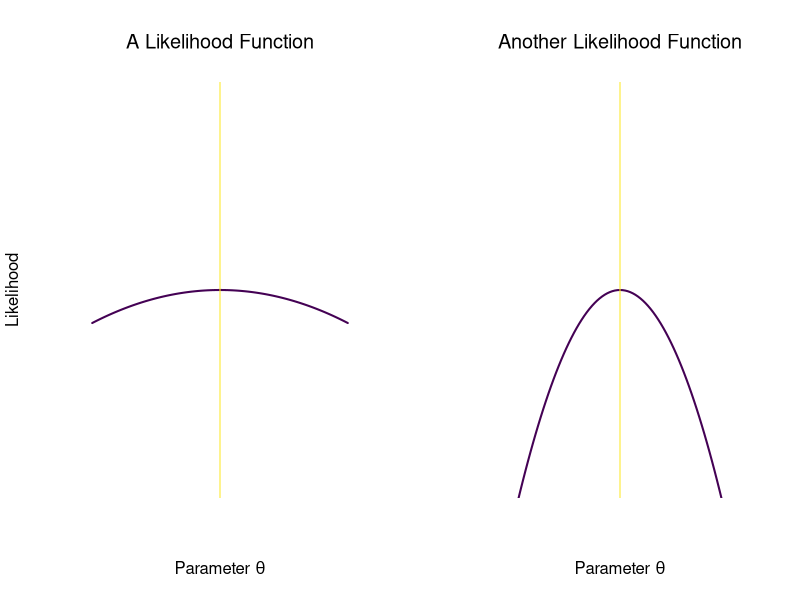
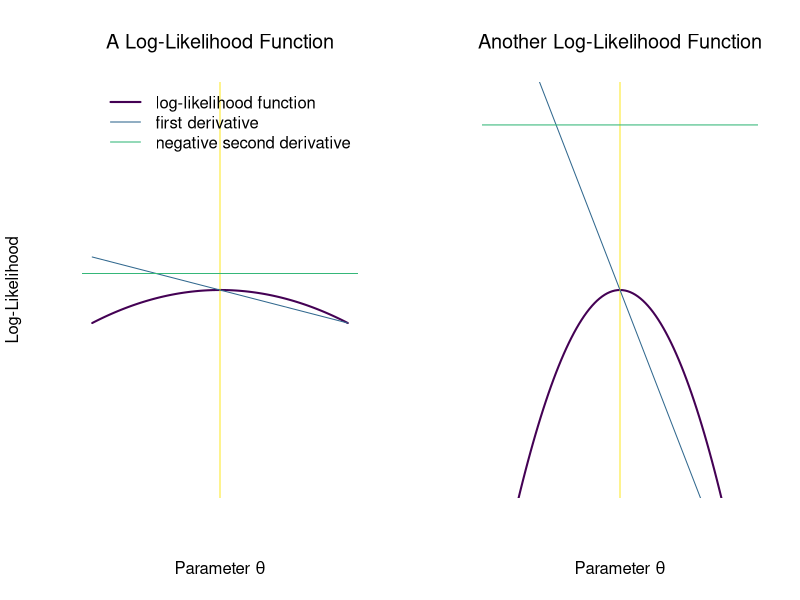
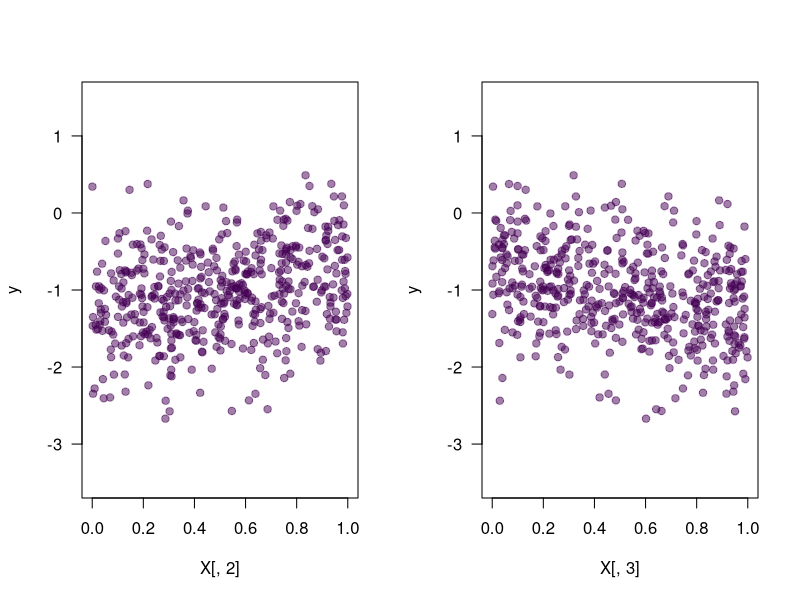
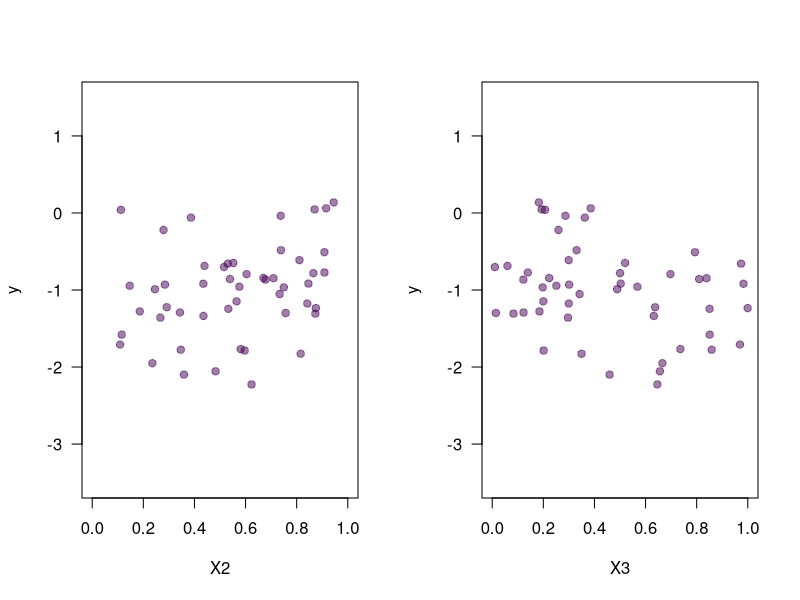
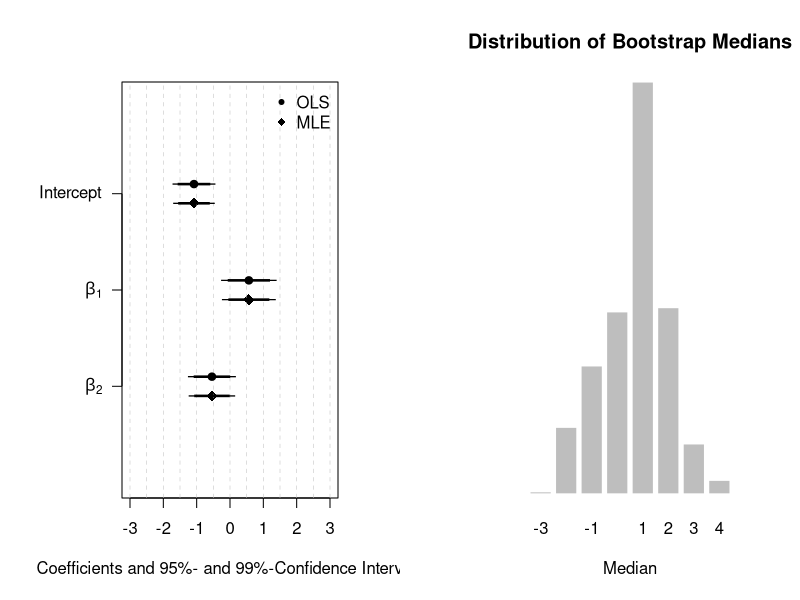
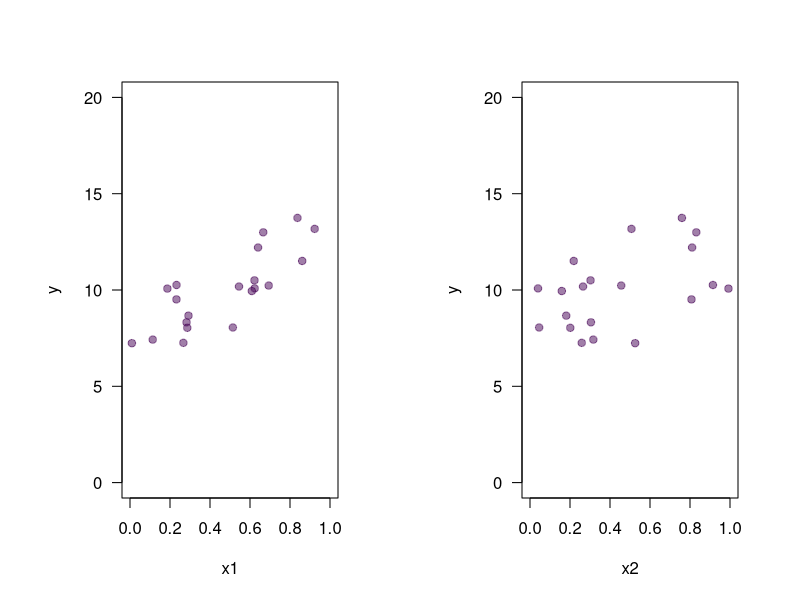

The R script that drew these images, in order:
## ---- chunk 1
# The first line sets an option for the final document that can be produced from
# the .Rmd file. Don't worry about it.
knitr::opts_chunk$set(echo = TRUE)

# The next bit (lines 50-69) is quite powerful and useful. 
# First you define which packages you need for your analysis and assign it to 
# the p_needed object. 
p_needed <-
  c("viridis", "knitr")

# Now you check which packages are already installed on your computer.
# The function installed.packages() returns a vector with all the installed 
# packages.
packages <- rownames(installed.packages())
# Then you check which of the packages you need are not installed on your 
# computer yet. Essentially you compare the vector p_needed with the vector
# packages. The result of this comparison is assigned to p_to_install.
p_to_install <- p_needed[!(p_needed %in% packages)]
# If at least one element is in p_to_install you then install those missing
# packages.
if (length(p_to_install) > 0) {
  install.packages(p_to_install)
}
# Now that all packages are installed on the computer, you can load them for
# this project. Additionally the expression returns whether the packages were
# successfully loaded.
sapply(p_needed, require, character.only = TRUE)
## ---- chunk 2
par(mfrow = c(1, 2))
curve(-0.3*x^2,
      from = -2,
      to = 2,
      main = "A Likelihood Function",
      font.main = 1,
      ylim = c(-7, 7),
      yaxt = "n",
      xaxt = "n",
      ylab = "Likelihood",
      xlab = expression(paste("Parameter ", theta)),
      bty = "n",
      lwd = 2,
      col = viridis(1))
abline(v = 0,
       col = viridis(2)[2])
curve(-3*x^2,
      from = -2,
      to = 2,
      main = "Another Likelihood Function",
      font.main = 1,
      ylim = c(-7, 7),
      yaxt = "n",
      xaxt = "n",
      ylab = "",
      xlab = expression(paste("Parameter ", theta)),
      bty = "n",
      lwd = 2,
      col = viridis(1))
abline(v = 0,
       col = viridis(2)[2])
## ---- chunk 3
par(mfrow = c(1, 2))
curve(-0.3*x^2,
      from = -2,
      to = 2,
      main = "A Log-Likelihood Function",
      font.main = 1,
      ylim = c(-7, 7),
      yaxt = "n",
      xaxt = "n",
      ylab = "Log-Likelihood",
      xlab = expression(paste("Parameter ", theta)),
      bty = "n",
      lwd = 2,
      col = viridis(1))
abline(v = 0,
       col = viridis(4)[4])
curve(2*(-0.3)*x, # first derivative
      add = T,
      col = viridis(4)[2])
abline(h = -2*(-0.3), # second derivative 
       col = viridis(4)[3])
legend("topright",
       legend = c("log-likelihood function",
                  "first derivative",
                  "negative second derivative"),
       col = viridis(4)[c(1:3)],
       lwd = c(2,1,1),
       bty = "n")
curve(-3*x^2,
      from = -2,
      to = 2,
      main = "Another Log-Likelihood Function",
      font.main = 1,
      ylim = c(-7, 7),
      yaxt = "n",
      xaxt = "n",
      ylab = "",
      xlab = expression(paste("Parameter ", theta)),
      bty = "n",
      lwd = 2,
      col = viridis(1))
abline(v = 0,
       col = viridis(4)[4])
curve(2*(-3)*x, 
      add = T,
      col = viridis(4)[2])
abline(h = -2*(-3),
       col = viridis(4)[3])

## ---- chunk 4

ll_linear <- function(theta, y, X) {
  N <- nrow(X) # Number of observations
  k <- ncol(X) # Number of betas
  
  # Subset the parameter vector theta
  beta_hat <- theta[1:k]
  gamma_hat <- theta[k + 1]
  
  # Ensure that sigma2 is positive
  sigma2_hat <- exp(gamma_hat)
  
  # Calculate the residuals
  e <- y - X %*% beta_hat
  
  # Write down the log-likelihood
  
  llik <-
    -1 / 2 * N * log(2 * pi) - 1 / 2 * N * log(sigma2_hat) - 
    ((t(e) %*% e) / (2 * sigma2_hat))
  
  # Return the log-likelihood for optim()
  return(llik)
}
## ---- chunk 5

set.seed(1234)

n <- 500
X <- cbind(1, runif(n), runif(n))
beta <- c(-1, 0.6, -0.6)
sigma2 <- 0.3
e <- rnorm(n, 
           mean = 0, 
           sd = sqrt(sigma2)) # Why do we use the sqrt() here?

y <- X %*% beta + e

# Let's quickly plot the bivariate distributions

par(mfrow = c(1, 2))

plot(X[,2], y,
     xlim = c(0,1),
     ylim = c(-3.5, 1.5),
     pch = 19,
     col = viridis(1, 0.5),
     las = 1)
plot(X[,3], y,
     xlim = c(0,1),
     ylim = c(-3.5, 1.5),
     pch = 19,
     col = viridis(1, 0.5),
     las = 1)

## ---- chunk 6

# starting values for theta
startvals <- c(0, 0, 0, 0)

# optimization
res <- optim(
  startvals,
  ll_linear,
  y = y,
  X = X,
  control = list(fnscale = -1),
  method = "L-BFGS-B",
  hessian = TRUE
)

res$par
beta

exp(res$par[4])
sigma2
## ---- chunk 7
res$hessian
## ---- chunk 8
set.seed(20250314)

# we simulate 50 instead of 500 observations
n <- 50 
X <- cbind(1, runif(n), runif(n))
beta <- c(-1, 0.6, -0.6)
sigma2 <- 0.3
e <- rnorm(n, 
           mean = 0, 
           sd = sqrt(sigma2)) # Why do we use the sqrt() here?

y <- X %*% beta + e


par(mfrow = c(1, 2))
plot(X[,2], y,
     xlim = c(0,1),
     ylim = c(-3.5, 1.5),
     pch = 19,
     xlab = "X2",
     col = viridis(1, 0.5),
     las = 1)
plot(X[,3], y,
     xlim = c(0,1),
     ylim = c(-3.5, 1.5),
     pch = 19,
     xlab = "X3",
     col = viridis(1, 0.5),
     las = 1)
## ---- chunk 9
# starting values for theta
startvals <- c(0, 0, 0, 0)

# optimization
res <- optim(
  startvals,
  ll_linear,
  y = y,
  X = X,
  control = list(fnscale = -1),
  method = "L-BFGS-B",
  hessian = TRUE
) 

mle_se <- sqrt(diag(solve(-res$hessian)))


ols <- lm(y ~ X[, 2] + X[, 3])
ols_se <- coef(summary(ols))[, 2]

out <- cbind(res$par[1:3], mle_se[1:3], coef(ols), ols_se)

colnames(out) <- c("MLE", "ML SE", "OLS", "OLS SE")

out
## ---- chunk 10
par(mar = c(5, 6, 4, 3) + 0.1,
    lend = 1)
offset <- 0.1
plot(x = res$par[1:3],
     y = 3:1 - offset,
     xlim = c(-3, 3),
     pch = 18,
     cex = 1.5,
     ylim = c(0,4),
     yaxt = "n",
     ylab = "",
     xlab = "Coefficients and 95%- and 99%-Confidence Intervals")
abline(v = seq(-3, 3, 0.5),
       lty = "dashed",
       lwd = 0.5,
       col = "grey")
points(x = coef(ols),
       y = 3:1 + offset,
       pch = 20,
       cex = 1.5)
# confidence intervals
segments(x0 = res$par[1:3] + qnorm(0.025, 0, mle_se[1:3]),
         x1 = res$par[1:3] + qnorm(0.975, 0, mle_se[1:3]),
         y0 = 3:1 - offset, y1 = 3:1 - offset,
         lwd = 2.5)
segments(x0 = res$par[1:3] + qnorm(0.005, 0, mle_se[1:3]),
         x1 = res$par[1:3] + qnorm(0.995, 0, mle_se[1:3]),
         y0 = 3:1 - offset, y1 = 3:1 - offset,
         lwd = 1.25)
segments(x0 = res$par[1:3] + qnorm(0.025, 0, ols_se[1:3]),
         x1 = res$par[1:3] + qnorm(0.975, 0, ols_se[1:3]),
         y0 = 3:1 + offset, y1 = 3:1 + offset,
         lwd = 2.5)
segments(x0 = res$par[1:3] + qnorm(0.005, 0, ols_se[1:3]),
         x1 = res$par[1:3] + qnorm(0.995, 0, ols_se[1:3]),
         y0 = 3:1 + offset, y1 = 3:1 + offset,
         lwd = 1.25)
legend("topright",
       pch = c(20, 18),
       legend = c("OLS", "MLE"),
       # box.lwd = 0,
       bty = "n",
       bg = NULL)
axis(2,
     at = 3:1,
     labels = c("Intercept", expression(beta[1]), expression(beta[2])),
     las = 1)
# axis(4,
#      at = 3:1 - offset,
#      labels = rep("MLE", 3),
#      las = 1)
# axis(4,
#      at = 3:1 + offset,
#      labels = rep("OLS", 3),
#      las = 1)
## ---- chunk 11
set.seed(123)
data <- round(rnorm(99, 0, 10)) # why not 100?

# Use the sample to obtain a bootstrap sample.

bs_samp <- sample(data, replace = TRUE) # Why replace = TRUE?

# Calculate the median of the bootstrap sample.
median(bs_samp)
median(data)
## ---- chunk 12

bootstrap_fct <- function(data) {
  bs_samp <- sample(data, replace = TRUE)
  bs_samp_med <- median(bs_samp)
  return(bs_samp_med)
}

res <- replicate(1000, bootstrap_fct(data))

barplot(table(res),
        main = "Distribution of Bootstrap Medians",
        xlab = "Median",
        yaxt = "n",
        ylab = "",
        col = "grey",
        border = "white")

# The estimated Standard Error
sqrt(var(res))
sd(res)

median(data)
median(res)
## ---- chunk 13
set.seed(1234)
n <- 20
X <- cbind(1, runif(n), runif(n))
beta <- runif(ncol(X)) * 10
sigma2 <- 0.3
e <- rnorm(n, 0, sqrt(sigma2))
y <- X %*% beta + e

df <- data.frame("y" = y, "x1" = X[, 2], "x2" = X[, 3])

par(mfrow = c(1, 2))
plot(df$x1, df$y,
     xlim = c(0,1),
     ylim = c(0, 20),
     pch = 19,
     col = viridis(1, 0.5),
     las = 1,
     xlab = "x1",
     ylab = "y")
plot(df$x2, df$y,
     xlim = c(0,1),
     ylim = c(0, 20),
     pch = 19,
     col = viridis(1, 0.5),
     las = 1,
     xlab = "x2",
     ylab = "y")
## ---- chunk 14
set.seed(20210415)

n <- 500
X <- cbind(1, runif(n), runif(n))
beta <- c(0.6, 0.8, 0)
sigma2 <- 0.3
e <- rnorm(n, 0, sqrt(sigma2))
y <- X %*% beta + e

# starting values for theta
startvals <- c(0, 0, 0, 0)

# the unrestricted model includes all independent variables:
unrestricted <- optim(
  startvals,
  ll_linear,
  y = y,
  X = X,
  control = list(fnscale = -1),
  method = "L-BFGS-B"
)



# the restricted model only inclueds X_1
startvals2 <- c(0, 0, 0) # Why three this time?
restricted <- optim(
  startvals2,
  ll_linear,
  y = y,
  X = X[, 1:2],
  # restricted model
  control = list(fnscale = -1),
  method = "L-BFGS-B"
)

# Call the log-likelihoods

unrestricted$value
restricted$value

R <- 2 * (unrestricted$value - restricted$value)

pchisq(R, 
       df = 1, # In this case the number of restrictions is 1.
       lower.tail = FALSE) 
## ---- chunk 15
set.seed(20210415)

n <- 500
X <- cbind(1, runif(n), runif(n))
beta <- c(0.6, 0.8, 0.1)
sigma2 <- 0.3
e <- rnorm(n, 0, sqrt(sigma2))
y <- X %*% beta + e

# starting values for theta
startvals <- c(0, 0, 0, 0)

# the unrestricted model includes all independent variables:
unrestricted <- optim(
  startvals,
  ll_linear,
  y = y,
  X = X,
  control = list(fnscale = -1),
  method = "BFGS"
)



# the restricted model only inclueds X_1
startvals2 <- c(0, 0, 0) # Why three this time?
restricted <- optim(
  startvals2,
  ll_linear,
  y = y,
  X = X[, 1:2],
  # restricted model
  control = list(fnscale = -1),
  method = "BFGS"
)

# Call the log-likelihoods

unrestricted$value
restricted$value

R <- 2 * (unrestricted$value - restricted$value)

pchisq(R, 
       df = 1, # In this case the number of restrictions is 1.
       lower.tail = FALSE) 
